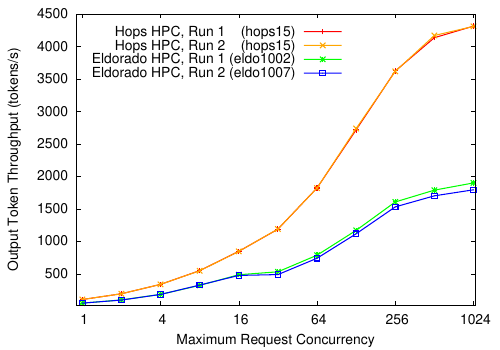

gnuplot code for this plot:
set terminal postscript eps enhanced color 20
set output 'llama4-scout.eps'

#set title 'meta-llama/Llama-4-Scout-17B-16E-Instruct'
set xlabel 'Maximum Request Concurrency'
set ylabel 'Output Token Throughput (tokens/s)'

set pointsize 1.25
set logscale x 2
#set logscale y 10
set xrange [.9:1050]
set yrange [10:]
#set key top left
set key at screen 0.7,0.93

datafile = 'results.dat'

plot \
    datafile using 1:2 title "Hops HPC, Run 1    (hops15)"    with linespoints lw 3 lc rgb 'red', \
    datafile using 1:3 title "Hops HPC, Run 2    (hops15)"    with linespoints lw 3 lc rgb 'orange', \
    datafile using 1:4 title "Eldorado HPC, Run 1 (eldo1002)" with linespoints lw 3 lc rgb 'green', \
    datafile using 1:5 title "Eldorado HPC, Run 2 (eldo1007)" with linespoints lw 3 lc rgb 'blue', \

set output
